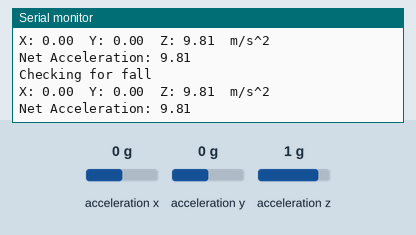
Recording of a sketch running on a simulated ESP32. On the bench: the last lines printed to the serial monitor. The test bench sets the inputs (shaded band); at power-on: acceleration x 0 g, acceleration y 0 g, acceleration z 1 g. Nothing arrives over Bluetooth unless stated.

Above: at 1.3 s.
1.4 s: acceleration x set to -1.4 g
At 1.8 s:
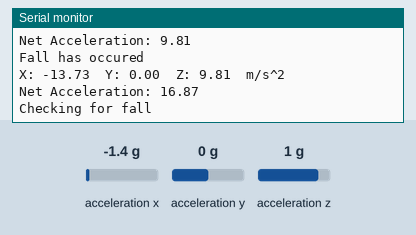
3.0 s: acceleration y set to -1.4 g
At 3.4 s:
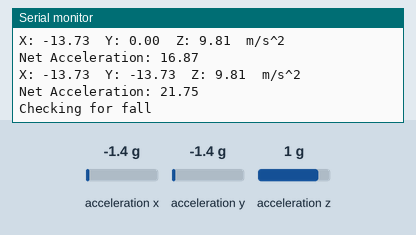
4.5 s: acceleration z set to -1.4 g
At 4.9 s:
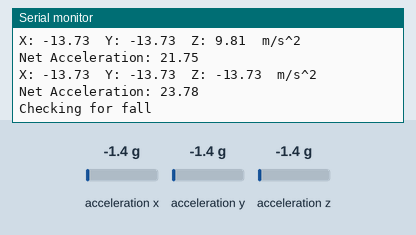
Timing chart, 0 to 7.5 s (numbered marks = the images above; inputs shaded):
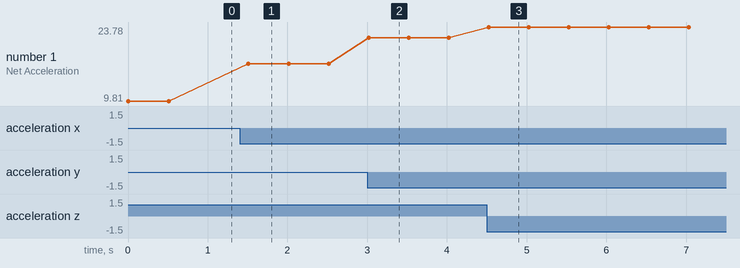

Measured:
- after the input at 1.4 s, the serial monitor: prints a new line after 0.11 s (image 1)
- after the input at 3.0 s, the serial monitor: prints a new line at once (image 2)
- after the input at 4.5 s, the serial monitor: prints a new line at once (image 3)
- plotted number 1: 9.81 → 16.87 after the input at 1.4 s, 16.87 → 21.75 after the input at 3.0 s, 21.75 → 23.78 after the input at 4.5 s

The sketch:

fall_test.ino
```cpp
#include <Wire.h>
#include <Adafruit_Sensor.h>
#include <Adafruit_ADXL345_U.h>

#include "BluetoothSerial.h"

#if !defined(CONFIG_BT_ENABLED) || !defined(CONFIG_BLUEDROID_ENABLED)
#error Bluetooth is not enabled! Please run `make menuconfig` to and enable it
#endif

BluetoothSerial SerialBT;

/* Assign a unique ID to this sensor at the same time */
Adafruit_ADXL345_Unified accel = Adafruit_ADXL345_Unified(12345);

double previous_x =0;
double previous_y =0;
double previous_z =0;
bool check_post_fall = false;
bool recheck_post_fall = false;

void setup(void)
{
#ifndef ESP8266
  while (!Serial); // for Leonardo/Micro/Zero
#endif
  Serial.begin(115200);

  Serial.println("Accelerometer Test"); Serial.println("");

  /* Initialise the sensor */
  if(!accel.begin())
  {
    /* There was a problem detecting the ADXL345 ... check your connections */
    Serial.println("Ooops, no ADXL345 detected ... Check your wiring!");
    while(1);
  }

  /* Set the range to whatever is appropriate for your project */
  accel.setRange(ADXL345_RANGE_16_G);
  // accel.setRange(ADXL345_RANGE_8_G);
  // accel.setRange(ADXL345_RANGE_4_G);
  // accel.setRange(ADXL345_RANGE_2_G);

  SerialBT.begin("ESP32test"); //Bluetooth device name
  Serial.println("The device started, now you can pair it with bluetooth!");
  Serial.println("");
}

void loop(void)
{
  /* Get a new sensor event */
  sensors_event_t event;
  accel.getEvent(&event);

  /* Display the results (acceleration is measured in m/s^2) */
  Serial.print("X: "); Serial.print(event.acceleration.x); Serial.print("  ");
  Serial.print("Y: "); Serial.print(event.acceleration.y); Serial.print("  ");
  Serial.print("Z: "); Serial.print(event.acceleration.z); Serial.print("  ");Serial.println("m/s^2 ");
  double net_accel = sqrt( sq(event.acceleration.x) + sq(event.acceleration.y) + sq(event.acceleration.z) );
  Serial.print("Net Acceleration: "); Serial.print (net_accel); Serial.print("\n");
  if (check_post_fall == true)
  {

    if( (net_accel <10.81) && (net_accel>8.81))
    {
      recheck_post_fall = true;
    }
  }
  if (recheck_post_fall==true)
  {
    delay(1000);
    if( (net_accel <10) && (net_accel>9.7))
    {
      Serial.println("Fall has occured");
      SerialBT.write(1);
      check_post_fall = false;
      recheck_post_fall = false;
      goto next_loop;
    }
  }
  if( (abs(event.acceleration.x - previous_x) > 8) ||
      (abs(event.acceleration.y - previous_y) > 8) ||
      (abs(event.acceleration.z - previous_z) > 8) )
      {
        Serial.println("Checking for fall");
        check_post_fall = true;
      }

   delay(500);

   next_loop:
   previous_x = event.acceleration.x;
   previous_y = event.acceleration.y;
   previous_z = event.acceleration.z;

}
```
